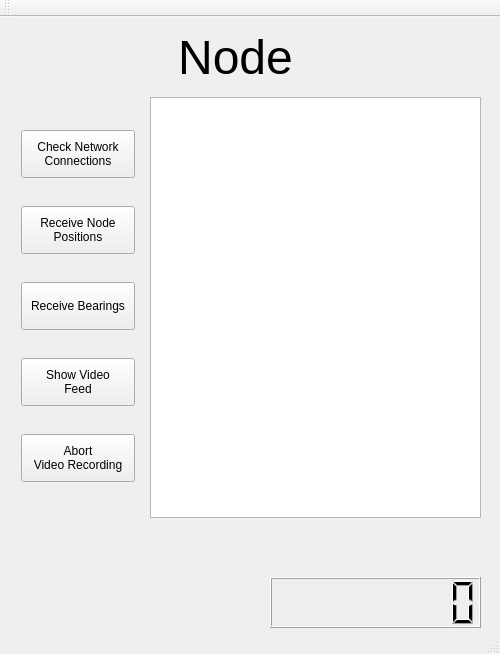
<?xml version="1.0" encoding="UTF-8"?>
<ui version="4.0">
 <class>MainWindow</class>
 <widget class="QMainWindow" name="MainWindow">
  <property name="geometry">
   <rect>
    <x>0</x>
    <y>0</y>
    <width>500</width>
    <height>654</height>
   </rect>
  </property>
  <property name="windowTitle">
   <string>NeXtRAD Application</string>
  </property>
  <widget class="QWidget" name="centralWidget">
   <widget class="QLabel" name="label">
    <property name="geometry">
     <rect>
      <x>160</x>
      <y>20</y>
      <width>151</width>
      <height>40</height>
     </rect>
    </property>
    <property name="font">
     <font>
      <pointsize>36</pointsize>
     </font>
    </property>
    <property name="text">
     <string>Node</string>
    </property>
    <property name="alignment">
     <set>Qt::AlignCenter</set>
    </property>
   </widget>
   <widget class="QLabel" name="countdownLabel">
    <property name="geometry">
     <rect>
      <x>270</x>
      <y>510</y>
      <width>211</width>
      <height>41</height>
     </rect>
    </property>
    <property name="font">
     <font>
      <pointsize>11</pointsize>
     </font>
    </property>
    <property name="text">
     <string/>
    </property>
   </widget>
   <widget class="QTextEdit" name="statusBox">
    <property name="geometry">
     <rect>
      <x>150</x>
      <y>80</y>
      <width>331</width>
      <height>421</height>
     </rect>
    </property>
   </widget>
   <widget class="QLCDNumber" name="Countdown">
    <property name="geometry">
     <rect>
      <x>270</x>
      <y>560</y>
      <width>211</width>
      <height>51</height>
     </rect>
    </property>
    <property name="font">
     <font>
      <pointsize>10</pointsize>
     </font>
    </property>
    <property name="digitCount">
     <number>8</number>
    </property>
   </widget>
   <widget class="QWidget" name="layoutWidget">
    <property name="geometry">
     <rect>
      <x>10</x>
      <y>80</y>
      <width>136</width>
      <height>421</height>
     </rect>
    </property>
    <layout class="QVBoxLayout" name="verticalLayout">
     <item>
      <widget class="QPushButton" name="testConnectionButton">
       <property name="maximumSize">
        <size>
         <width>16777215</width>
         <height>48</height>
        </size>
       </property>
       <property name="text">
        <string>Check Network
Connections</string>
       </property>
      </widget>
     </item>
     <item>
      <widget class="QPushButton" name="receiveNodePositionsButton">
       <property name="maximumSize">
        <size>
         <width>16777215</width>
         <height>48</height>
        </size>
       </property>
       <property name="text">
        <string>Receive Node
Positions</string>
       </property>
      </widget>
     </item>
     <item>
      <widget class="QPushButton" name="receiveBearingsButton">
       <property name="maximumSize">
        <size>
         <width>16777215</width>
         <height>48</height>
        </size>
       </property>
       <property name="text">
        <string>Receive Bearings</string>
       </property>
      </widget>
     </item>
     <item>
      <widget class="QPushButton" name="showVideoButton">
       <property name="maximumSize">
        <size>
         <width>16777215</width>
         <height>48</height>
        </size>
       </property>
       <property name="text">
        <string>Show Video
Feed</string>
       </property>
      </widget>
     </item>
     <item>
      <widget class="QPushButton" name="abortVideoRecButton">
       <property name="maximumSize">
        <size>
         <width>16777215</width>
         <height>48</height>
        </size>
       </property>
       <property name="text">
        <string>Abort
Video Recording</string>
       </property>
      </widget>
     </item>
    </layout>
   </widget>
  </widget>
  <widget class="QToolBar" name="mainToolBar">
   <attribute name="toolBarArea">
    <enum>TopToolBarArea</enum>
   </attribute>
   <attribute name="toolBarBreak">
    <bool>false</bool>
   </attribute>
  </widget>
  <widget class="QStatusBar" name="statusBar"/>
 </widget>
 <layoutdefault spacing="6" margin="11"/>
 <resources/>
 <connections/>
</ui>
